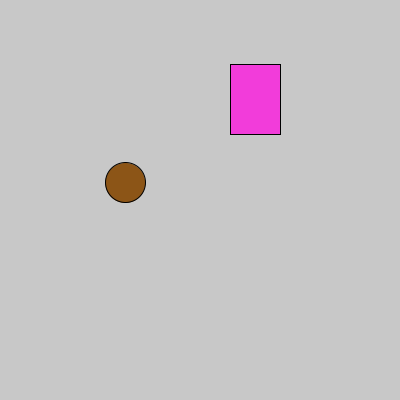
Frame 1 (no input)
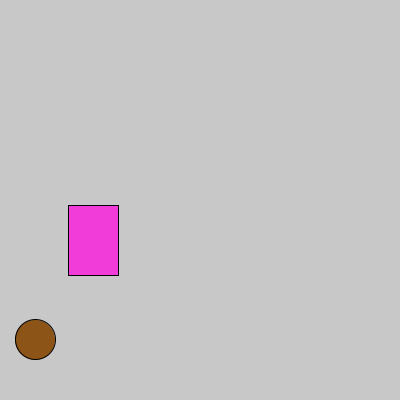
Frame 60 (the mouse pressed at the canvas centre just before this capture)
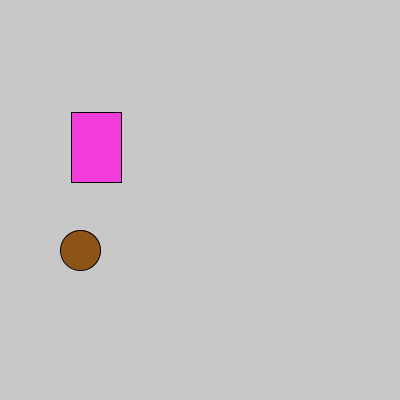
Frame 120 (the mouse held since frame 60 and released just before this capture)

The Processing sketch that drew these frames (run headless with seeded random() and noise(); from frame 60 on, the mouse is pressed at the canvas centre):

// Processing sketch: JUMPING
// ── JUMPING.pde
Block b;
Circle c;
int num = 10; //<>//
PVector gravity = new PVector(0,0.1);
void setup() {
  frameRate(120);
  size(400, 400);
  b = new Block(random(width), random(height), 50, 70);
  c = new Circle(random(width), random(height), 20);
  b.vel = new PVector(random(num)-num/2,random(num)-num/2);
  c.vel = new PVector(random(num)-num/2,random(num)-num/2);
}
void draw() {
  GameObject[] objs = {b, c};
  background(200);
  for (GameObject g : objs) {
    g.applyForce(gravity);
    g.update();
    g.checkBounds(width,height);
    g.show();
  }
}

// ── Block.pde
public class Block extends GameObject {
  public float w = 1;
  public float h = 1;
  public Block(float x, float y, float w, float h) {
    super(x, y);
    this.w = w;
    this.h = h;
  }
  public void show() {
    fill(fillColor.x, fillColor.y, fillColor.z);
    rect(pos.x - w/2, pos.y-h/2, w, h);
  }
  public void checkBounds(float winWidth, float winHeight) {
    if (pos.x+w/2>=winWidth) {
      vel.x*=-1;
      pos.x = winWidth-w/2;
      friction();
    } 
    else if(pos.x-w/2<=0){
      vel.x*=-1;
      pos.x=w/2;
      friction();
    }else if (pos.y+h/2>=winHeight) {
      vel.y*=-1;
      pos.y = winHeight-h/2;
      friction();
    }else if(pos.y-h/2<=0){
      vel.y*=-1;
      pos.y=h/2;
      friction();
    }
  }
}

// ── Circle.pde
public class Circle extends GameObject {
  public float rad = 1;
  public Circle(float x, float y, float rad) {
    super(x, y);
    this.rad = rad;
  }
  public void show() {
    fill(fillColor.x,fillColor.y,fillColor.z);
    ellipse(pos.x, pos.y, rad*2, rad*2);
  }
  public void checkBounds(float winWidth, float winHeight) {
    if (pos.x+rad>=winWidth) {
      vel.x*=-1;
      pos.x = winWidth-rad;
      friction();
    } 
    else if(pos.x-rad<=0){
      vel.x*=-1;
      pos.x=rad;
      friction();
    }else if (pos.y+rad>=winHeight) {
      vel.y*=-1;
      pos.y = winHeight-rad;
      friction();
    }else if(pos.y-rad<=0){
      vel.y*=-1;
      pos.y=rad;
      friction();
    }
  }
}

// ── GameObject.pde
public abstract class GameObject {
  public PVector pos = new PVector(0, 0);
  public PVector vel = new PVector(0, 0);
  public PVector acc = new PVector(0, 0);
  public PVector fillColor = new PVector(int(random(255)), int(random(255)), int(random(255)));

  public GameObject(float x, float y) {
    pos.x = x;
    pos.y = y;
  }
  public void update() {
    vel.add(acc);
    pos.add(vel);
    acc.set(0,0,0);
  }
  public void applyForce(PVector acc) {
    this.acc.add(acc);
  }
  public void friction(){
    this.vel.mult(0.9);
  }
  abstract public void show();
  abstract public void checkBounds(float winWidth, float winHeight);
}
